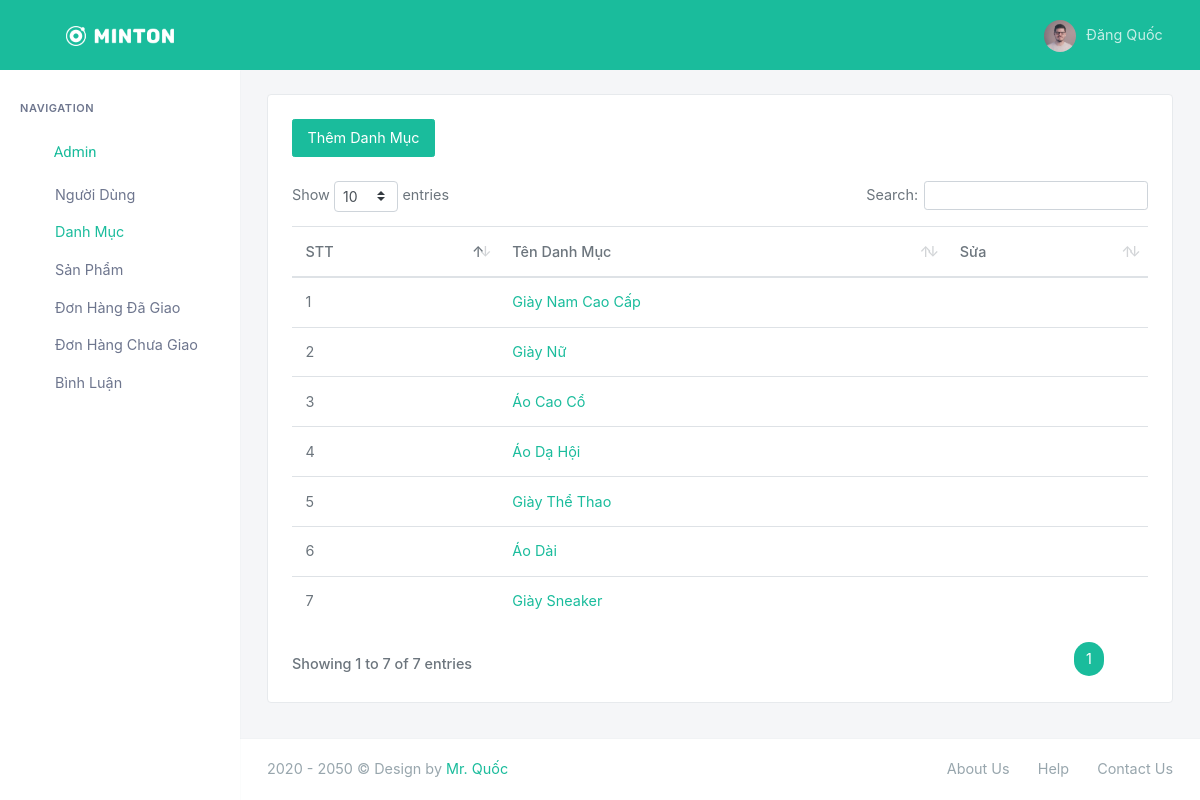
The page /danhmuc.php (signed in) on the database its author committed.
### tables this page shows
CREATE TABLE `users` (
  `ID_User` int(11) NOT NULL,
  `Email_User` varchar(100) NOT NULL,
  `Password_User` varchar(45) NOT NULL,
  `Image_User` varchar(77) NOT NULL,
  `Date_Join_User` datetime NOT NULL DEFAULT current_timestamp(),
  `Name_User` varchar(45) DEFAULT NULL,
  `Phone_User` varchar(12) NOT NULL,
  `Address_User` varchar(5000) NOT NULL,
  `Position` varchar(45) NOT NULL DEFAULT '1'
);

CREATE TABLE `catalog` (
  `ID_Catalog` int(11) NOT NULL,
  `Name_Catalog` varchar(145) NOT NULL
);

### danhmuc.php (the view, shortened to what this page needs)
<?php
include('layouts/header1.php');
?>
<div class="container-fluid mt-3">
    <div class="row">
        <div class="col-12">
            <div class="card">
                <div class="card-body">
                    <a href="themdanhmuc.php" class="btn btn-primary mr-2 w-md mb-3">Thêm Danh Mục</a>
                    <table class="table table-hover m-0 table-centered dt-responsive nowrap w-100" cellspacing="0" id="tickets-table">
                        <thead>
                        <tr>
                            <th>STT</th>
                            <th>Tên Danh Mục</th>
                            <th>Sửa</th>
                        </tr>
                        </thead>
                        <tbody>
                        <?php
                            $Stt= 1;
                            $Statement_Catalog = "SELECT * FROM catalog";
                            $Query_Catalog =mysqli_query($conn, $Statement_Catalog);
                            while ($Display_Catalog = mysqli_fetch_assoc($Query_Catalog)){
                                echo "<tr>";
                                echo '<td>'.$Stt.'</td>';
                                echo '<td><a href="sanpham.php?iddanhmuc='.$Display_Catalog['ID_Catalog'].'">'.$Display_Catalog['Name_Catalog'].'<a/></td>';
                                echo '<td><a href="editdanhmuc.php?id='.$Display_Catalog['ID_Catalog'].'"><i class="far fa-edit"></i><a/></td>';
                                echo "</tr>";
                                $Stt++;
                            }
                        ?>
                        </tbody>
                    </table>
                </div>
            </div>
        </div>
    </div>
</div>
<?php
include('layouts/footer1.php');
?>

### layouts/header1.php (shortened to what this page needs)
<?php
    include("Connect.php");
    $Email_User = $_SESSION['Email_User'];
    $Statement_Users = "SELECT * FROM `users` WHERE Email_User= '$Email_User'";
    $Query_Users =mysqli_query($conn, $Statement_Users);
    $profile = mysqli_fetch_assoc($Query_Users);
?>
<!DOCTYPE html>
<html lang="en">
    <head>
        <link href="assets/libs/datatables/dataTables.bootstrap4.css" rel="stylesheet" type="text/css">
        <link href="assets/libs/datatables/responsive.bootstrap4.css" rel="stylesheet" type="text/css">
        <link href="assets/css/bootstrap.min.css" rel="stylesheet" type="text/css">
        <link href="assets/css/icons.min.css" rel="stylesheet" type="text/css">
        <link href="assets/css/app.min.css" rel="stylesheet" type="text/css">
    </head>
    <body>
        <div id="wrapper">
            <div class="navbar-custom">
                <ul class="list-unstyled topnav-menu float-right mb-0">
                    <li class="dropdown notification-list">
                        <a class="nav-link dropdown-toggle nav-user mr-0 waves-effect waves-light" data-toggle="dropdown" href="#" role="button" aria-haspopup="false" aria-expanded="false">
                            <img src="assets/img/users/avatar-1.jpg" alt="user-image" class="rounded-circle">
                            <span class="pro-user-name ml-1">
                            <?php echo $profile['Name_User']; ?> <i class="mdi mdi-chevron-down"></i>
                            </span>
                        </a>
                    </li>
                </ul>
                <div class="logo-box">
                    <a href="index.php" class="logo text-center">
                        <span class="logo-lg">
                            <img src="assets/img/logo-light.png" alt="" height="20">
                        </span>
                    </a>
                </div>
                <ul class="list-unstyled topnav-menu topnav-menu-left m-0">
                    <li>
                        <button class="button-menu-mobile waves-effect waves-light">
                            <i class="fe-menu"></i>
                        </button>
                    </li>
                </ul>
            </div>
            <div class="left-side-menu">
                <div class="slimscroll-menu">
                    <div id="sidebar-menu">
                        <ul class="metismenu" id="side-menu">
                            <li class="menu-title">Navigation</li>
                            <?php
                            if($profile['Position']== 2){
                                echo "<li>
                                <a href='javascript: void(0);' class='waves-effect'>
                                    <i class='remixicon-stack-line'></i>
                                    <span> Admin </span>
                                    <span class='menu-arrow'></span>
                                </a>
                                <ul class='nav-second-level' aria-expanded='false'>
                                    <li>
                                        <a href='user.php'>Người Dùng</a>
                                    </li>
                                    <li>
                                        <a href='danhmuc.php'>Danh Mục</a>
                                    </li>
                                    <li>
                                        <a href='sanpham.php'>Sản Phẩm</a>
                                    </li>
                                    <li>
                                        <a href='donhangdagiao.php'>Đơn Hàng Đã Giao</a>
                                    </li>
                                    <li>
                                        <a href='donhangchuagiao.php'>Đơn Hàng Chưa Giao</a>
                                    </li>
                                    <li>
                                        <a href='danhsachbinhluan.php'>Bình Luận</a>
                                    </li>
                                </ul>
                            </li>";
                            }
                            ?>
                        </ul>
                    </div>
                </div>
            </div>
            <div class="content-page">
                <div class="content">

### rows shown on the page
users: Name_User "Đăng Quốc"
catalog: Name_Catalog "Giày Nam Cao Cấp"
catalog: Name_Catalog "Giày Nữ"
catalog: Name_Catalog "Áo Cao Cổ"
catalog: Name_Catalog "Áo Dạ Hội"
catalog: Name_Catalog "Giày Thể Thao"
catalog: Name_Catalog "Áo Dài"
catalog: Name_Catalog "Giày Sneaker"
